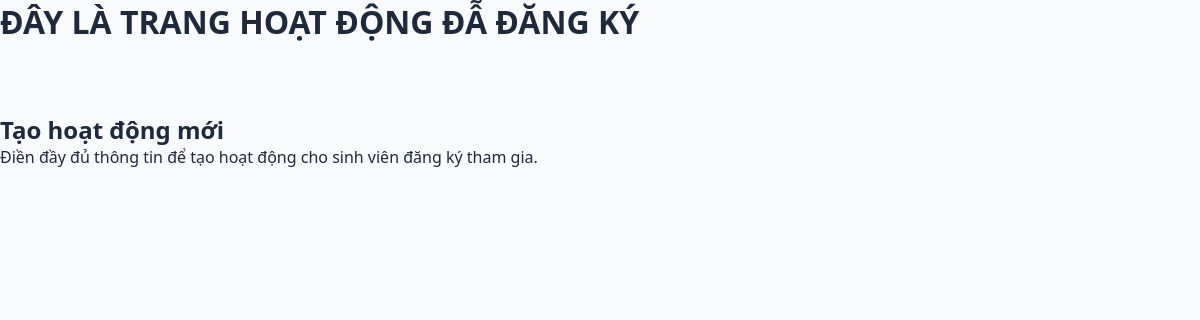
/user/pages/registered-act.PHP, run on an earlier commit of the app's database.
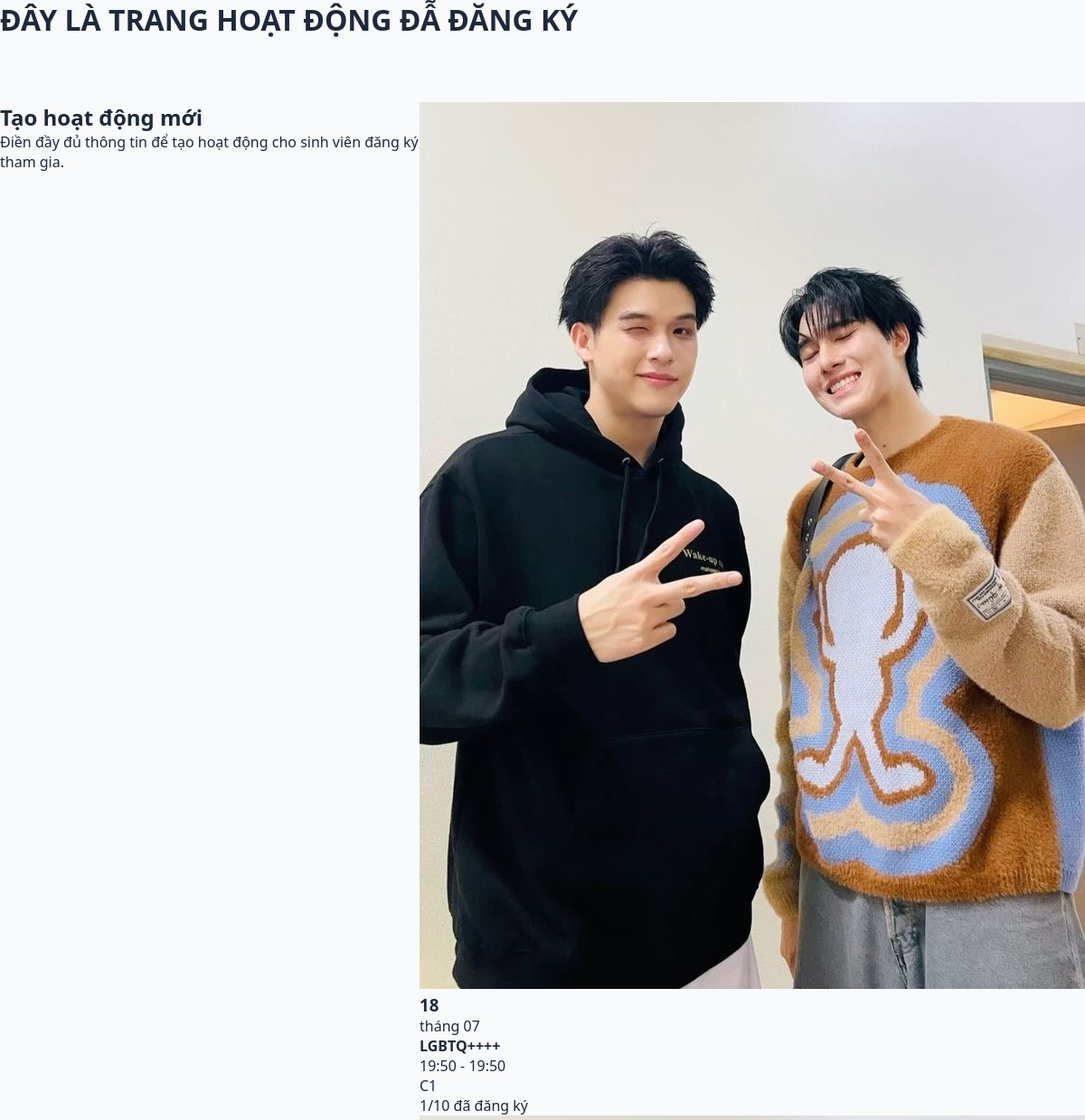
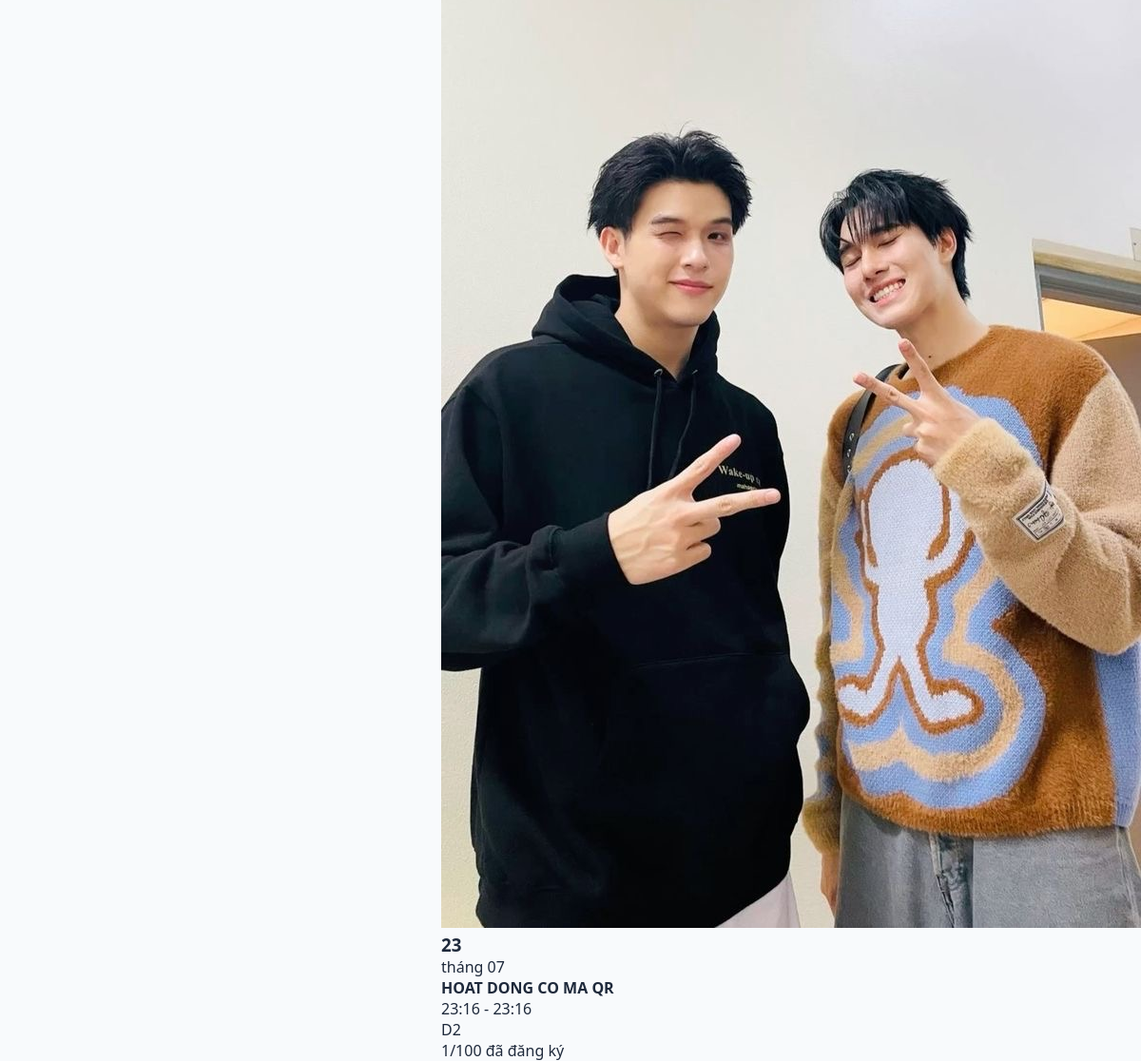
And on a later commit of the database (2 pictures, top to bottom).
### tables this page shows
CREATE TABLE `hoatdong` (
  `Id` int(11) NOT NULL,
  `MaHoatDong` varchar(11) NOT NULL,
  `MaToChuc` varchar(11) NOT NULL,
  `MaMucCongDiem` varchar(11) NOT NULL,
  `TenHoatDong` varchar(250) NOT NULL,
  `NgayTao` datetime NOT NULL DEFAULT current_timestamp(),
  `DiaDiem` varchar(250) NOT NULL,
  `DoiTuongThamGia` varchar(256) NOT NULL,
  `SoLuongToiDa` int(11) NOT NULL DEFAULT 10000000,
  `ThoiGianBatDau` datetime NOT NULL,
  `ThoiGianKetThuc` datetime NOT NULL,
  `DiemRenLuyen` int(11) NOT NULL,
  `NoiDungHD` text NOT NULL,
  `AnhAvt` varchar(256) NOT NULL,
  `AnhBia` varchar(256) NOT NULL,
  `MaForm` varchar(256) NOT NULL,
  `LinkForm` text NOT NULL,
  `LinkQr` text NOT NULL
);

### user/pages/registered-act.PHP (the view, shortened to what this page needs)
 <?php
require_once "../../config/db.php";
$sql1 = "SELECT
            hd.*,
            COUNT(dk.MSSV) AS total
        FROM HoatDong hd
        LEFT JOIN DangKy dk
            ON hd.MaHoatDong = dk.MaHoatDong
        WHERE dk.DaDiemDanh = 0 ";
$sql1 .= "GROUP BY hd.MaHoatDong";
$stmt1 = $conn->prepare($sql1);
empty($keyword) ? $stmt1->execute() : $stmt1->execute([$search]);
?>
<!DOCTYPE html>
<html lang="en">
<head>
    <link rel="stylesheet" href="../assets/css/user-pages.css">
</head>
<body>
    <h1>ĐÂY LÀ TRANG HOẠT ĐỘNG ĐẪ ĐĂNG KÝ</h1>
    <div class="container">
        <div class="title-container">
            <h2>Tạo hoạt động mới</h2>
            <span>Điền đầy đủ thông tin để tạo hoạt động cho sinh viên đăng ký tham gia.</span>
        </div>
        <div class="card-container">
            <?php $count = 0;
            while($row = $stmt1->fetch(PDO::FETCH_ASSOC)){
                $count++;?>
            <div class="card-item" data-id="<?= $row['MaHoatDong'] ?>">
                <div class="img-card-item">
                    <img src="<?= $row['AnhAvt'] ?>" alt="">
                </div>
                <div class="title-card-item">
                    <div class="date-card-item">
                        <?php $dateStart = new DateTime($row['ThoiGianBatDau']);
                        $dateEnd = new DateTime($row['ThoiGianKetThuc']); ?>
                        <h3><?= $dateStart->format('d'); ?></h3>
                        <span>tháng <?= $dateStart->format('m'); ?></span>
                    </div>
                    <h4><?= $row['TenHoatDong'] ?></h4>
                    <div class="info-card-item">
                        <div class="info-card-item-inside">
                            <span><?= $dateStart->format('H:i'); ?> - <?= $dateEnd->format('H:i'); ?></span>
                        </div>
                        <div class="info-card-item-inside">
                            <span><?= $row['DiaDiem'] ?></span>
                        </div>
                        <div class="info-card-item-inside">
                            <span><?= $row['total'] ?>/<?= $row['SoLuongToiDa']?> đã đăng ký</span>
                        </div>
                    </div>
                </div>
            </div>
            <?php } ?>
        </div>
    </div>
</body>
</html>

### assets/css/user-pages.css (style rules this page uses)
:root { --primary-color: #3b82f6; --primary-light: #eff6ff; --primary-hover: #2563eb; --text-dark: #1e293b; --text-muted: #64748b; --bg-main: #f8fafc; --border-color: #e2e8f0; --shadow-sm: 0 1px 3px rgba(0, 0, 0, 0.05); --shadow-md: 0 4px 6px -1px rgba(0, 0, 0, 0.08); --transition-fast: all 0.2s ease-in-out; }
* { margin: 0; padding: 0; box-sizing: border-box; font-family: "Segoe UI", Roboto, Helvetica, Arial, sans-serif; }
body { background-color: var(--bg-main); color: var(--text-dark); min-height: 100vh; display: flex; flex-direction: column; }
.container { display: flex; margin-top: 70px; min-height: calc(100vh - 70px); width: 100%; }

What changed in the data, as far as the page shows it:
added hoatdong: AnhAvt (picture), ThoiGianBatDau "18", ThoiGianBatDau "07", TenHoatDong "LGBTQ++++", ThoiGianBatDau "19:50", ThoiGianKetThuc "19:50", DiaDiem "C1", total "1", SoLuongToiDa "10"
added hoatdong: AnhAvt (picture), ThoiGianBatDau "23", ThoiGianBatDau "07", TenHoatDong "HOAT DONG CO MA QR", ThoiGianBatDau "23:16", ThoiGianKetThuc "23:16", DiaDiem "D2", total "1", SoLuongToiDa "100"
